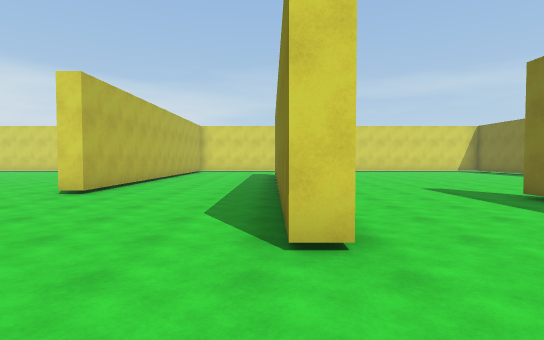
view 1 (above)

24 first-person views from a walk through a Unity game level. The camera is 1.5 m above the floor, tilts 2° down and sees 80° across. The floor is counted in squares, 2 m on a side. Each view is taken from the middle of a square. On the plan, view 1 faces up. The plan holds only what a view shows up to about 11 squares ahead; the rest is blank. The player is left out.

view 2
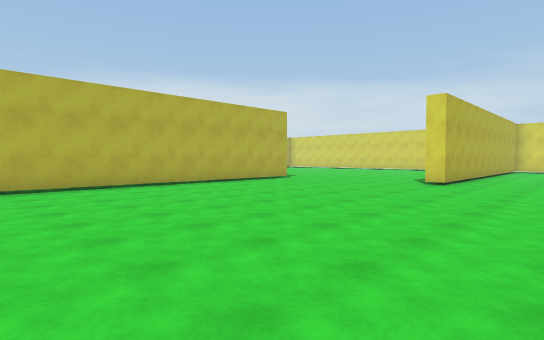

view 3
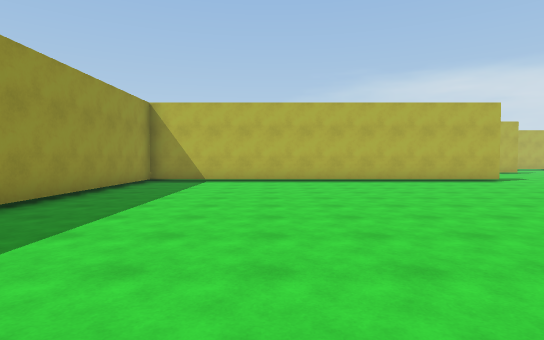

view 4
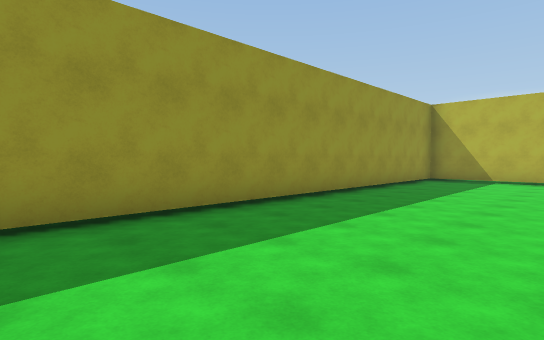

view 5
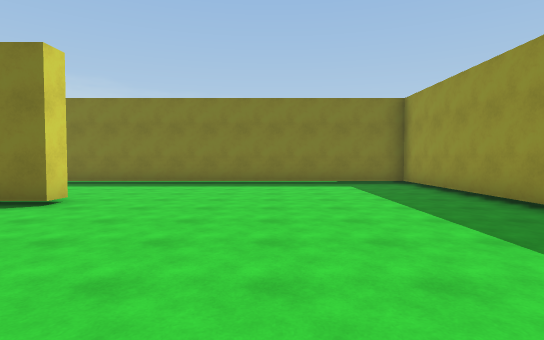

view 6
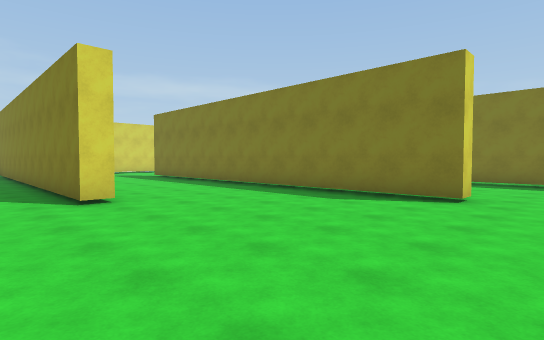

view 7
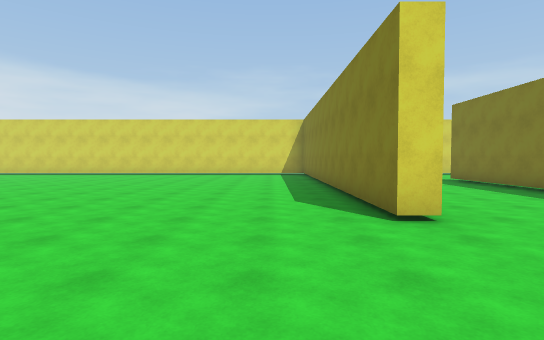

view 8
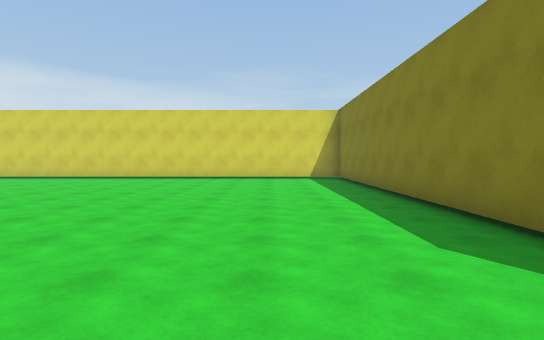

view 9
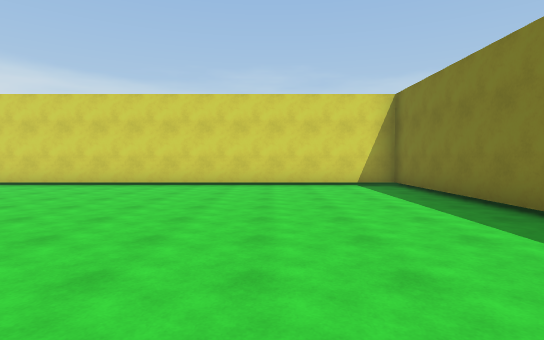

view 10
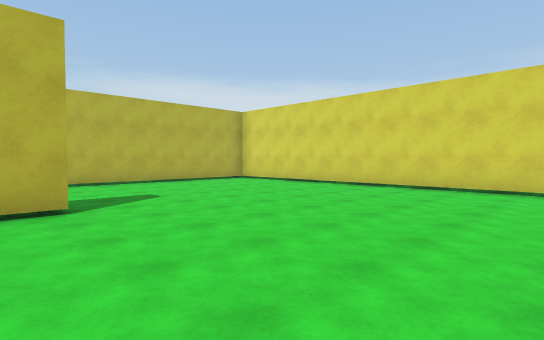

view 11
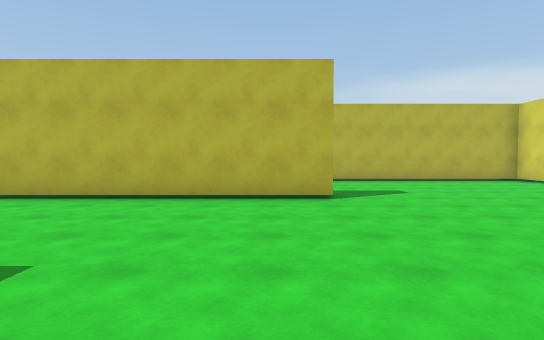

view 12
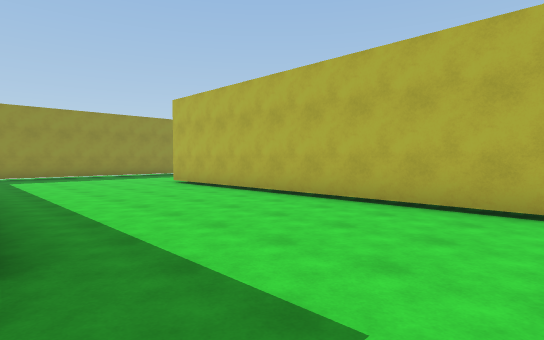

view 13
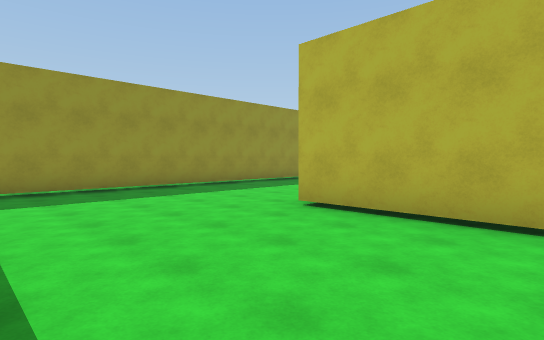

view 14
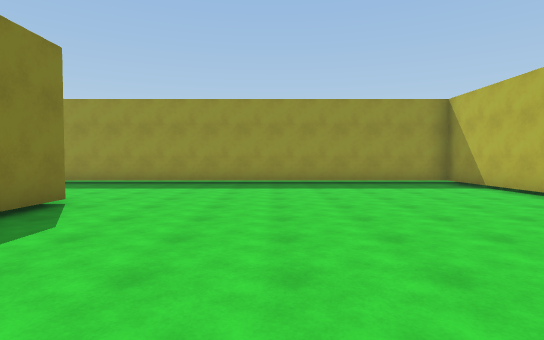

view 15
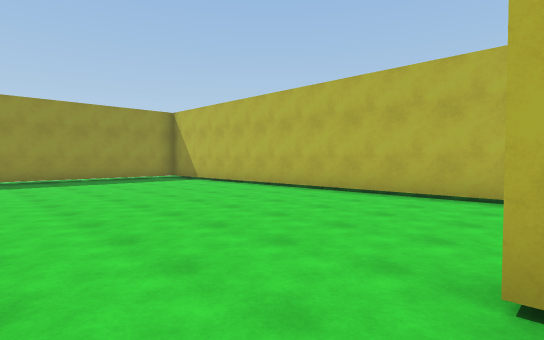

view 16
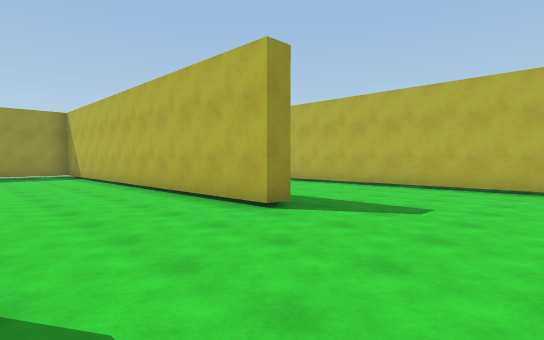

view 17
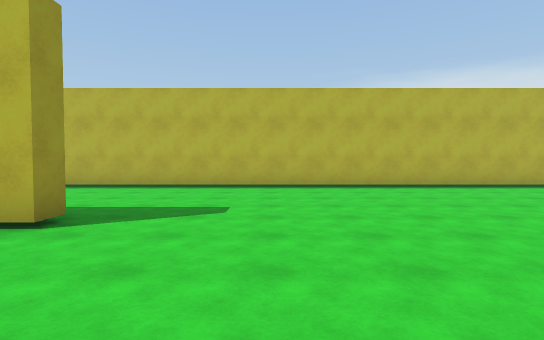

view 18
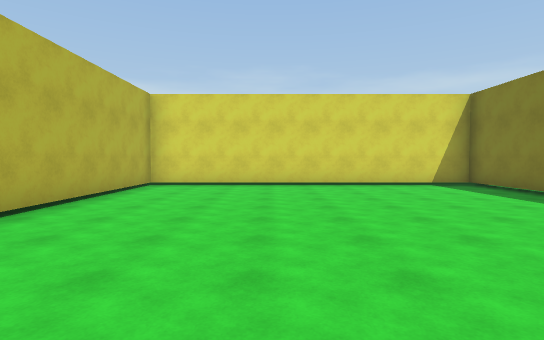

view 19
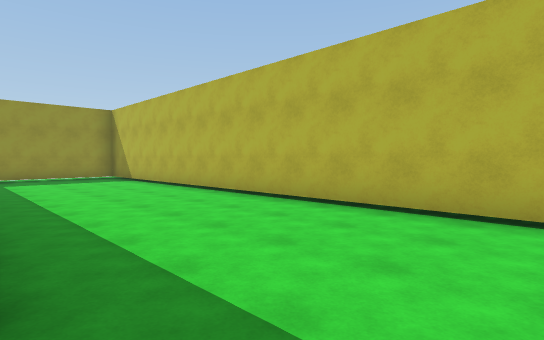

view 20
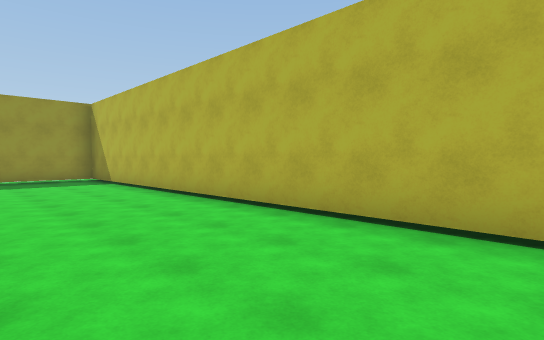

view 21
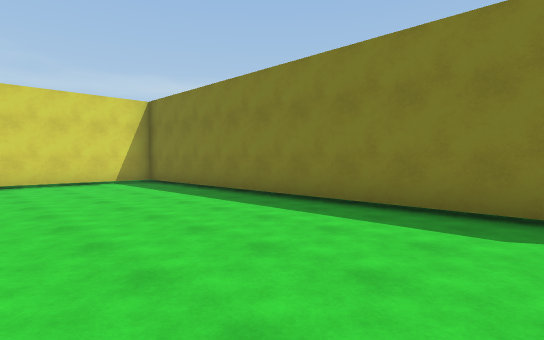

view 22
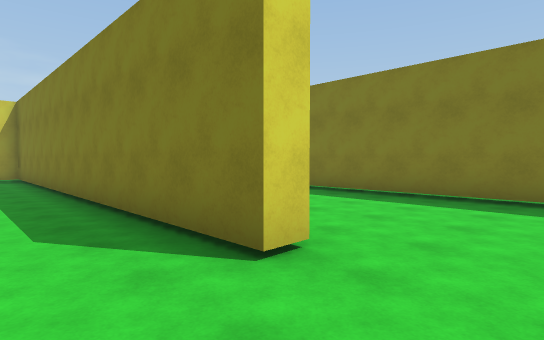

view 23
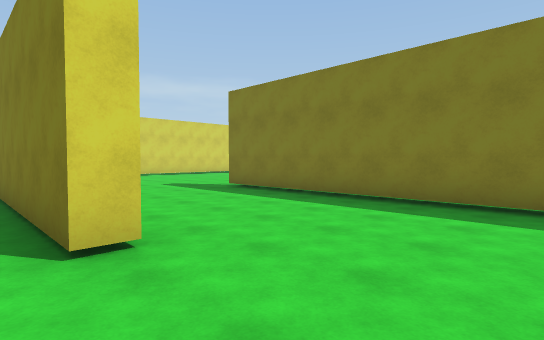

view 24
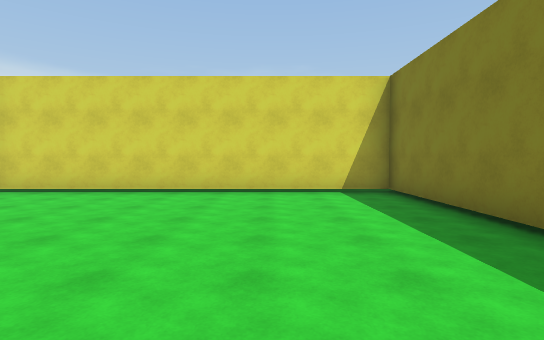

### Floor plan
Points are (right, up) in squares from view 1. A wall is a line through its corners. A room is listed if a view was taken in it or the views show most of it. See-through windows are left out.
Room 1 (views 1, 2, 3, 4, 5, 6, 7, 8, 9, 10, 11, 12, 13, 14, 15, 16, 17, 18, 19, 20, 21, 22, 23, 24)
walls: (-9.6, 6.5) (-9.6, -5) (4.8, -5) (4.8, 6.2); (-4, 11) (-4, 6.7) (-4.5, 6.7) (-4.5, 18.2) (-19.9, 18.2) (-19.9, 12); (-15.5, 4.4) (-15.5, 11.1); (-15, 11.2) (-15, -0.5); (-15.5, -0.5) (-15.5, 1); (0.8, 2.6) (0.1, 2.6) (0.1, 14); (-19.8, 6.7) (-20.4, 6.7) (-20.4, 18.2) (-29.4, 18.2) (-29.4, -5) (-26.1, -5); (-25, 6.5) (-24.4, 6.5) (-24.4, -5) (-11.1, -5)

Where each view was taken, in squares from view 1:
view 1: 0 up, 0 right, facing up
view 2: 3 down, 1 left, facing up-left
view 3: 1 down, 1 right, facing left
view 4: 1 down, 2 right, facing down-left
view 5: 1 down, 5 left, facing right
view 6: 1 up, 6 left, facing up-right
view 7: 3 up, 6 left, facing up
view 8: 6 up, 7 left, facing up
view 9: 9 up, 8 left, facing up
view 10: 10 up, 10 left, facing up-left
view 11: 10 up, 9 left, facing left
view 12: 9 up, 10 left, facing down-left
view 13: 3 up, 11 left, facing down-left
view 14: 5 up, 19 left, facing down
view 15: 7 up, 18 left, facing down-left
view 16: 10 up, 21 left, facing down-left
view 17: 9 up, 21 left, facing left
view 18: 9 up, 26 left, facing up
view 19: 8 up, 25 left, facing down-left
view 20: 7 up, 26 left, facing down-left
view 21: 8 up, 25 left, facing up-right
view 22: 5 up, 22 left, facing up-right
view 23: 4 up, 21 left, facing up-right
view 24: 11 up, 23 left, facing up
